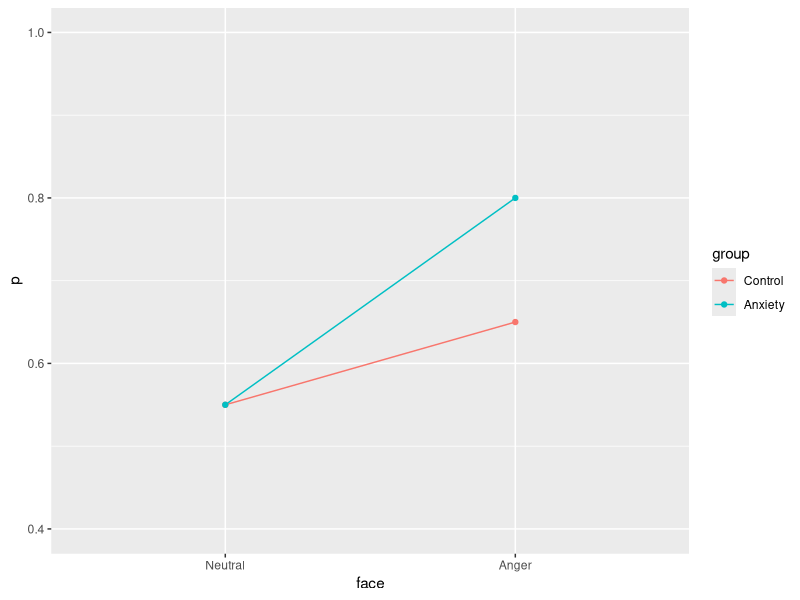

Generate this figure with R:
## ---- chunk 1
#| label: fig-example
library(ggplot2)

dd <- expand.grid(
    face = c("Neutral", "Anger"),
    group = c("Control", "Anxiety")
) 

dd$p <- c(0.55, 0.65, 0.55, 0.8)
dd$face <- factor(dd$face, levels = c("Neutral", "Anger"))    
    
ggplot(dd, aes(x = face, y = p, color = group)) +
    geom_line(aes(group = group)) +
    geom_point() +
    ylim(c(0.4, 1))
